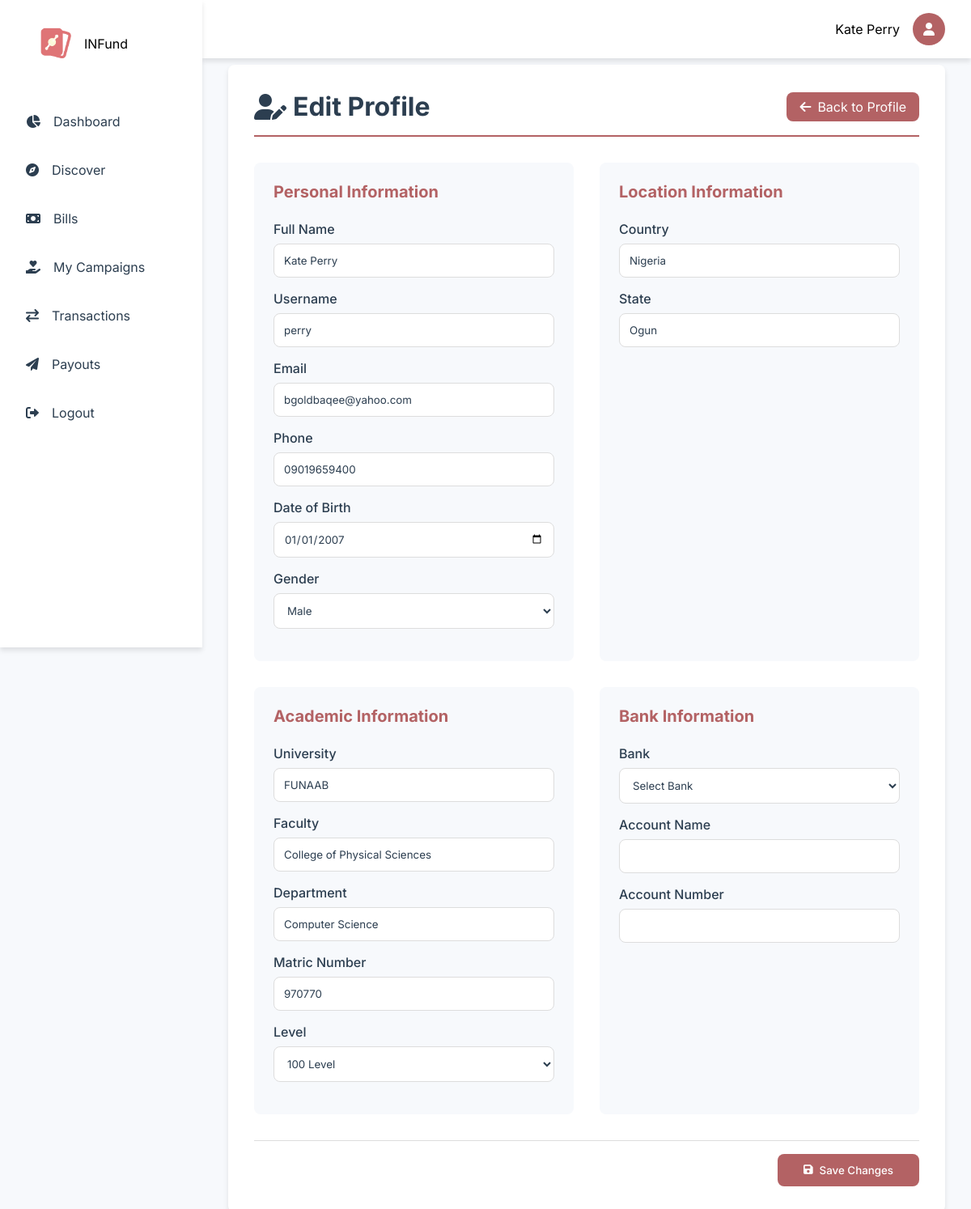
Page /dashboard/edit-profile.php (signed in) on the committed database.
### tables this page shows
CREATE TABLE `users` (
  `id` int(11) NOT NULL,
  `fullname` varchar(1000) NOT NULL,
  `email` varchar(200) DEFAULT NULL,
  `balance` decimal(15,2) NOT NULL DEFAULT 0.00,
  `username` varchar(30) NOT NULL,
  `phone` varchar(30) DEFAULT NULL,
  `dob` varchar(200) DEFAULT NULL,
  `country` varchar(200) DEFAULT NULL,
  `state` varchar(1000) DEFAULT NULL,
  `university` varchar(1000) DEFAULT NULL,
  `faculty` varchar(1000) DEFAULT NULL,
  `department` varchar(1000) DEFAULT NULL,
  `matric_no` varchar(1000) NOT NULL,
  `password` varchar(1000) DEFAULT NULL,
  `level` varchar(200) NOT NULL DEFAULT '100',
  `bank_id` varchar(200) DEFAULT NULL,
  `bank_account_name` varchar(200) DEFAULT NULL,
  `account_number` int(30) DEFAULT NULL,
  `created_at` varchar(1000) DEFAULT current_timestamp(),
  `last_login` varchar(1000) DEFAULT current_timestamp(),
  `gender` varchar(1000) DEFAULT NULL
);

### includes/user/functions.php (called while the page is built, shortened)
<?php
function getUserDetails(string $email): array
{
    global $conn;
    if (strpos($email, "@")) {
        $query = "SELECT * FROM users WHERE email = ?";
    } else {
        $query = "SELECT * FROM users WHERE id = ?";
    }
    $stmt = $conn->prepare($query);
    $stmt->bind_param("s", $email);
    $stmt->execute();
    $result = $stmt->get_result();
    $data = $result->fetch_assoc();
    return $data;
}
?>

### includes/user/profile_functions.php (called while the page is built, shortened)
<?php
function getUserData($user_id) {
    global $conn;
    $query = "SELECT * FROM users WHERE id = ?";
    $stmt = $conn->prepare($query);
    $stmt->bind_param("i", $user_id);
    $stmt->execute();
    $result = $stmt->get_result();
    return $result->fetch_assoc();
}

### dashboard/edit-profile.php (the view, shortened to what this page needs)
<?php
$page = "Profile";
$css1 = "edit-profile";
include '../config/config.php';
include '../includes/user/profile_functions.php';
include '../includes/user/nav.php';
$user_id = $_SESSION['user_id'];
$levels = range(100, 900, 100);
$user_data = getUserData($user_id);
?>
<main class="main-content">
    <div class="edit-profile-container">
        <div class="section-header">
            <h1><i class="fas fa-user-edit"></i> Edit Profile</h1>
            <a href="profile.php" class="back-btn">
                <i class="fas fa-arrow-left"></i> Back to Profile
            </a>
        </div>
        <form id="editProfileForm" class="edit-profile-form">
            <div class="form-grid">
                <div class="form-section">
                    <h2>Personal Information</h2>
                    <div class="form-group">
                        <label for="fullname">Full Name</label>
                        <input type="text" id="fullname" name="fullname" value="<?php echo $user_data['fullname']; ?>" required>
                    </div>
                    <div class="form-group">
                        <label for="username">Username</label>
                        <input type="text" id="username" name="username" value="<?php echo $user_data['username']; ?>" required>
                    </div>
                    <div class="form-group">
                        <label for="email">Email</label>
                        <input type="email" id="email" name="email" value="<?php echo $user_data['email']; ?>" required>
                    </div>
                    <div class="form-group">
                        <label for="phone">Phone</label>
                        <input type="tel" id="phone" name="phone" value="<?php echo $user_data['phone']; ?>" required>
                    </div>
                    <div class="form-group">
                        <label for="dob">Date of Birth</label>
                        <input type="date" id="dob" name="dob" value="<?php echo $user_data['dob']; ?>" required>
                    </div>
                    <div class="form-group">
                        <label for="gender">Gender</label>
                        <select id="gender" name="gender" required>
                            <option value="Male" <?php echo ($user_data['gender'] == 'Male') ? 'selected' : ''; ?>>Male</option>
                        </select>
                    </div>
                </div>
                <div class="form-section">
                    <h2>Location Information</h2>
                    <div class="form-group">
                        <label for="country">Country</label>
                        <input type="text" id="country" name="country" value="<?php echo $user_data['country']; ?>" required>
                    </div>
                    <div class="form-group">
                        <label for="state">State</label>
                        <input type="text" id="state" name="state" value="<?php echo $user_data['state']; ?>" required>
                    </div>
                </div>
                <div class="form-section">
                    <h2>Academic Information</h2>
                    <div class="form-group">
                        <label for="university">University</label>
                        <input type="text" id="university" name="university" value="<?php echo $user_data['university']; ?>" readonly>
                    </div>
                    <div class="form-group">
                        <label for="faculty">Faculty</label>
                        <input type="text" id="faculty" name="faculty" value="<?php echo $user_data['faculty']; ?>" readonly>
                    </div>
                    <div class="form-group">
                        <label for="department">Department</label>
                        <input type="text" id="department" name="department" value="<?php echo $user_data['department']; ?>" readonly>
                    </div>
                    <div class="form-group">
                        <label for="matric_no">Matric Number</label>
                        <input type="text" id="matric_no" name="matric_no" value="<?php echo $user_data['matric_no']; ?>" disabled>
                    </div>
                    <div class="form-group">
                        <label for="level">Level</label>
                        <select id="level" name="level" required>
                            <?php foreach ($levels as $level) : ?>
                                <option value="<?php echo $level; ?>" <?php echo ($user_data['level'] == $level) ? 'selected' : ''; ?>>
                                    <?php echo $level; ?> Level
                                </option>
                            <?php endforeach; ?>
                        </select>
                    </div>
                </div>
                <div class="form-section">
                    <h2>Bank Information</h2>
                    <div class="form-group">
                        <label for="bank_id">Bank</label>
                        <select id="bank_id" name="bank_id" required>
                            <option value="">Select Bank</option>
                        </select>
                    </div>
                    <div class="form-group">
                        <label for="account_name">Account Name</label>
                        <input type="text" id="bank_account_name" name="bank_account_name" value="<?php echo $user_data['bank_account_name']; ?>" required>
                    </div>
                    <div class="form-group">
                        <label for="account_number">Account Number</label>
                        <input type="text" id="account_number" name="account_number" value="<?php echo $user_data['account_number']; ?>" pattern="[0-9]{10}" maxlength="10" required>
                    </div>
                </div>
            </div>
            <div class="form-actions">
                <button type="submit" class="submit-btn">
                    <i class="fas fa-save"></i> Save Changes
                </button>
            </div>
        </form>
    </div>
</main>
<?php
include '../includes/user/footer.php';
?>

### includes/user/nav.php (shortened to what this page needs)
<?php
include '../config/config.php';
include '../includes/user/functions.php';
$my_details = getUserDetails($_SESSION["user_id"]);
?>
<!DOCTYPE html>
<html lang="en">
<head>
    <link href="https://cdnjs.cloudflare.com/ajax/libs/toastr.js/latest/css/toastr.min.css" rel="stylesheet" />
    <link rel="stylesheet" href="https://cdnjs.cloudflare.com/ajax/libs/font-awesome/6.0.0/css/all.min.css">
    <link rel="stylesheet" href="../assets/css/user/nav.css">
    <link rel="stylesheet" href="https://cdnjs.cloudflare.com/ajax/libs/sweetalert/1.1.3/sweetalert.min.css">
    <?php if (isset($css1)) : ?>
        <link rel="stylesheet" href="../assets/css/user/<?= $css1 ?>.css">
    <?php endif; ?>
</head>
<body>
    <div class="container">
        <nav class="sidenav">
            <div class="logo">
                <a href="../">
                    <a href="../"> <img src="../assets/images/static/logo.png" alt="Logo"></a>
                    <span>INFund</span>
                </a>
            </div>
            <ul class="nav-links">
                <li class="nav-item">
                    <a href="./overview" class="nav-link <?= isset($page) && $page == 'Overview' ? 'active' : ''; ?>">
                        <i class="fas fa-chart-pie"></i>
                        <span>Dashboard</span>
                    </a>
                </li>
                <li class="nav-item">
                    <a href="./discover" class="nav-link <?= isset($page) && $page == 'Discover' ? 'active' : ''; ?>">
                        <i class="fas fa-compass"></i>
                        <span>Discover</span>
                    </a>
                </li>
                <li class="nav-item">
                    <a href="./bills" class="nav-link <?= isset($page) && $page == 'Bills' ? 'active' : ''; ?>">
                        <i class="fas fa-money-bill"></i>
                        <span>Bills</span>
                    </a>
                </li>
                <li class="nav-item">
                    <a href="./campaigns" class="nav-link <?= isset($page) && $page == 'Campaigns' ? 'active' : ''; ?>">
                        <i class="fas fa-hand-holding-heart"></i>
                        <span>My Campaigns</span>
                    </a>
                </li>
                <li class="nav-item">
                    <a href="./transactions" class="nav-link <?= isset($page) && $page == 'Transactions' ? 'active' : ''; ?>">
                        <i class="fas fa-exchange"></i>
                        <span>Transactions</span>
                    </a>
                </li>
                <li class="nav-item">
                    <a href="./payouts" class="nav-link <?= isset($page) && $page == 'Payouts' ? 'active' : ''; ?>">
                        <i class="fas fa-paper-plane"></i>
                        <span>Payouts</span>
                    </a>
                </li>
                <li class="nav-item">
                    <a href="./logout" class="nav-link ">
                        <i class="fas fa-sign-out-alt"></i>
                        <span>Logout</span>
                    </a>
                </li>
            </ul>
        </nav>
        <div class="topnav">
            <div class="user-profile">
                <span><?php echo $my_details['fullname']; ?></span>
                <a href="./profile">
                    <div class="avatar">
                        <i class="fas fa-user"></i>
                    </div>
                </a>
            </div>
        </div>

### assets/css/user/nav.css (style rules this page uses)
:root { --primary-color: #b36264; --secondary-color: #755e28; --accent-color: #b36264; --text-color: #2c3e50; --background-color: #f7f9fc; --card-background: #ffffff; --border-radius: 8px; --transition: all 0.3s ease; --shadow: 0 4px 6px rgba(0, 0, 0, 0.1); --shadow-hover: 0 10px 15px rgba(0, 0, 0, 0.15); --success-color: #4caf50; --warning-color: #ffa000; --danger-color: #f44336; --info-color: #2196f3; }
* { margin: 0; padding: 0; box-sizing: border-box; font-family: "Inter", sans-serif; }
body { background-color: var(--background-color); }
.container { display: flex; min-height: 100vh; }
.sidenav { width: 250px; background: var(--card-background); padding: 1rem; height: 100vh; position: fixed; transition: var(--transition); box-shadow: var(--shadow); z-index: 1000; }
.logo { display: flex; align-items: center; gap: 1rem; padding: 1rem; margin-bottom: 2rem; }
.logo img { width: 40px; height: 40px; }
.nav-links { list-style: none; }
.nav-item { margin-bottom: 0.5rem; }
.nav-link { display: flex; align-items: center; padding: 1rem; color: var(--text-color); text-decoration: none; border-radius: var(--border-radius); transition: var(--transition); gap: 1rem; }
.topnav { background: var(--card-background); padding: 1rem 2rem; display: flex; justify-content: flex-end; align-items: center; position: fixed; width: calc(100% - 250px); right: 0; box-shadow: var(--shadow); z-index: 900; }
.user-profile { display: flex; align-items: center; gap: 1rem; }
.avatar { width: 40px; height: 40px; border-radius: 50%; background: var(--accent-color); display: flex; align-items: center; justify-content: center; color: white; }
.main-content { margin-left: 250px; padding: 5rem 2rem 2rem; flex: 1; }
.section-header { display: flex; justify-content: space-between; align-items: center; margin-bottom: 1.5rem; }

### assets/css/user/edit-profile.css (style rules this page uses)
.edit-profile-container { background: var(--card-background); padding: 2rem; border-radius: var(--border-radius); box-shadow: var(--shadow); }
.section-header { display: flex; justify-content: space-between; align-items: center; margin-bottom: 2rem; padding-bottom: 1rem; border-bottom: 2px solid var(--accent-color); }
.section-header h1 { color: var(--text-color); display: flex; align-items: center; gap: 0.5rem; }
.back-btn { padding: 0.5rem 1rem; background: var(--accent-color); color: white; border-radius: var(--border-radius); text-decoration: none; display: flex; align-items: center; gap: 0.5rem; transition: var(--transition); }
.form-grid { display: grid; grid-template-columns: repeat(2, 1fr); gap: 2rem; margin-bottom: 2rem; }
.form-section { background: var(--background-color); padding: 1.5rem; border-radius: var(--border-radius); }
.form-section h2 { color: var(--accent-color); margin-bottom: 1.5rem; font-size: 1.25rem; }
.form-group { margin-bottom: 1rem; }
.form-group label { display: block; margin-bottom: 0.5rem; color: var(--text-color); font-weight: 500; }
.form-group input, .form-group select { width: 100%; padding: 0.75rem; border: 1px solid #ddd; border-radius: var(--border-radius); background: white; color: var(--text-color); transition: var(--transition); }
.form-actions { display: flex; justify-content: flex-end; padding-top: 1rem; border-top: 1px solid #ddd; }
.submit-btn { padding: 0.75rem 2rem; background: var(--accent-color); color: white; border: none; border-radius: var(--border-radius); cursor: pointer; font-weight: 500; display: flex; align-items: center; gap: 0.5rem; transition: var(--transition); }

### rows in the picture
users: fullname "Kate Perry", username "perry", email "bgoldbaqee@yahoo.com", phone "09019659400", dob "01/01/2007", country "Nigeria", state "Ogun", university "FUNAAB", faculty "College of Physical Sciences", department "Computer Science", matric_no "970770", level "100 Level"
